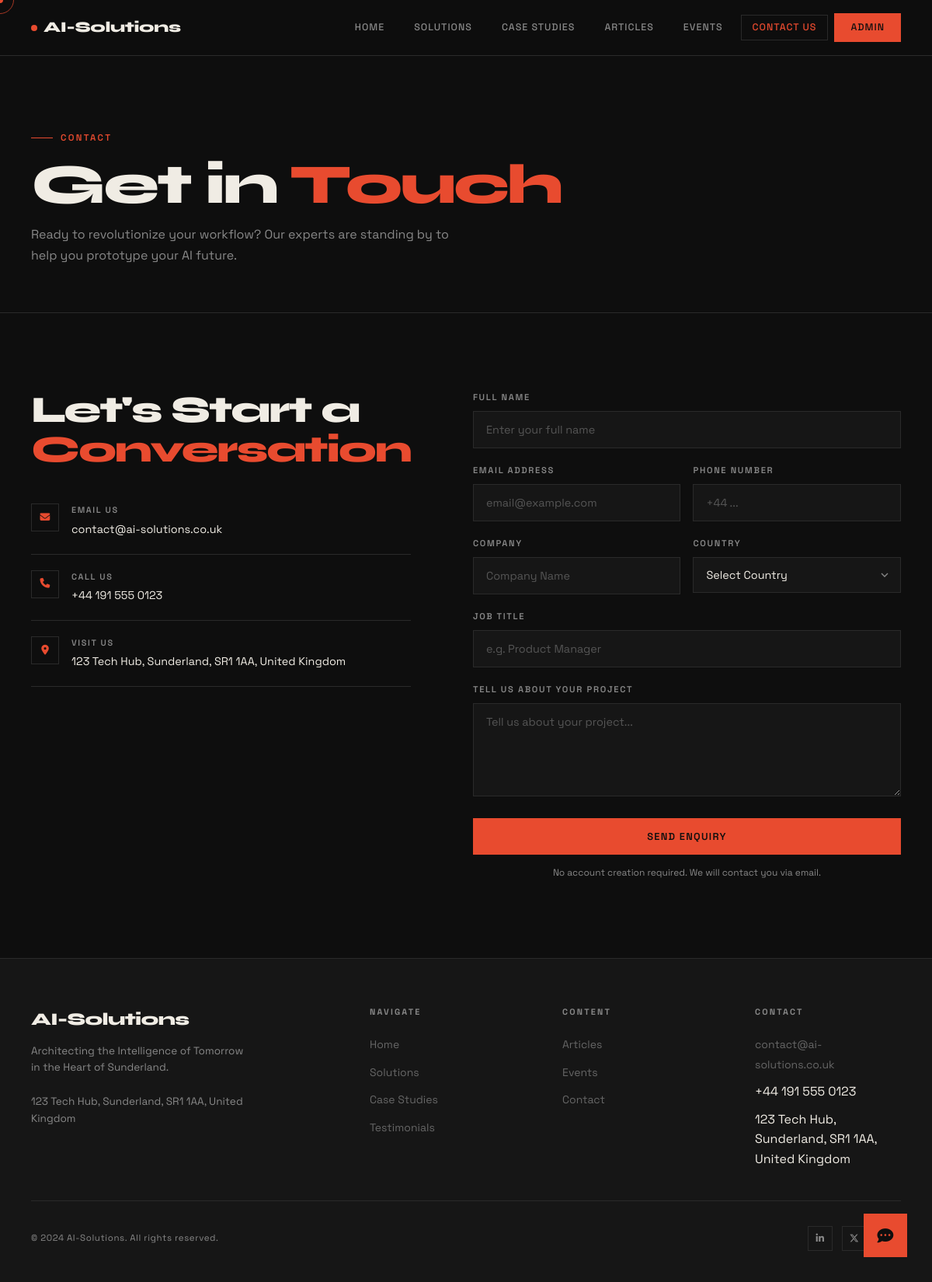
/contact, run on an earlier commit of the app's database.
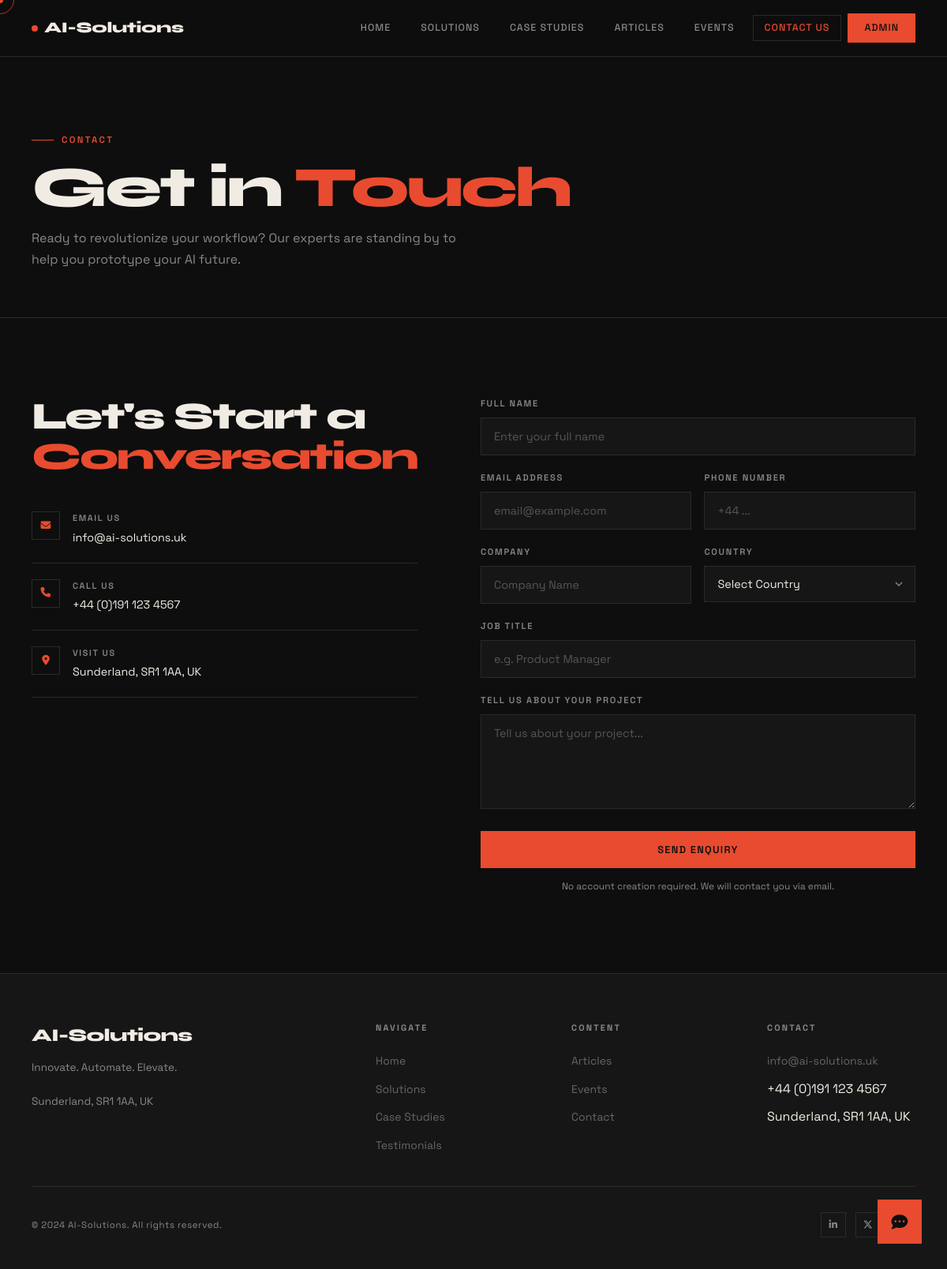
And on a later commit of the database.
### models.py (models this page shows)
class SiteSettings(db.Model):
    __tablename__ = 'site_settings'
    id = db.Column(db.Integer, primary_key=True)
    company_logo = db.Column(db.String(300), nullable=True)
    company_name = db.Column(db.String(200), default='AI-Solutions')
    tagline = db.Column(db.String(500))
    address = db.Column(db.String(300))
    email = db.Column(db.String(120))
    phone = db.Column(db.String(50))
    linkedin_url = db.Column(db.String(300), nullable=True)
    twitter_url = db.Column(db.String(300), nullable=True)
    facebook_url = db.Column(db.String(300), nullable=True)
    instagram_url = db.Column(db.String(300), nullable=True)
    github_url = db.Column(db.String(300), nullable=True)

### app.py (the view, shortened to what this page needs)
@app.route('/contact', methods=['GET', 'POST'])
def contact():
    form = ContactForm()
    site = db.session.get(SiteSettings, 1)
    return render_template('contact.html', form=form, site=site)

### forms.py
class ContactForm(FlaskForm):
    name = StringField('Full Name', validators=[DataRequired(), Length(max=100)])
    email = StringField('Email Address', validators=[DataRequired(), Email()])
    phone = StringField('Phone Number', validators=[Optional(), Length(max=50)])
    company = StringField('Company', validators=[Optional(), Length(max=100)])
    country = SelectField('Country', choices=COUNTRIES, validators=[Optional()])
    job_title = StringField('Job Title', validators=[Optional(), Length(max=100)])
    job_details = TextAreaField('Tell us about your project', validators=[DataRequired()])
    submit = SubmitField('Send Enquiry')

### app.py (called while the page is built)
@app.context_processor
def inject_settings():
    settings = db.session.get(SiteSettings, 1)
    if not settings:
        settings = SiteSettings(id=1, company_name='AI-Solutions')
    return dict(settings=settings)

### templates/contact.html (shortened to what this page needs)
{% extends "base.html" %}
{% block content %}
<div class="page-hero">
  <p class="page-label">Contact</p>
  <h1>Get in <span style="color:var(--acc)">Touch</span></h1>
  <p>Ready to revolutionize your workflow? Our experts are standing by to help you prototype your AI future.</p>
</div>
<div class="section">
  <div class="contact-grid">
    <div class="contact-info">
      <h2>Let's Start a <span style="color:var(--acc)">Conversation</span></h2>
      <div class="contact-detail">
        <div class="contact-detail-icon"><i class="fas fa-envelope"></i></div>
        <div>
          <div class="contact-detail-label">Email Us</div>
          <div class="contact-detail-value">{{ settings.email if settings else 'info@ai-solutions.uk' }}</div>
        </div>
      </div>
      <div class="contact-detail">
        <div class="contact-detail-icon"><i class="fas fa-phone"></i></div>
        <div>
          <div class="contact-detail-label">Call Us</div>
          <div class="contact-detail-value">{{ settings.phone if settings else '+44 (0)191 123 4567' }}</div>
        </div>
      </div>
      <div class="contact-detail">
        <div class="contact-detail-icon"><i class="fas fa-location-dot"></i></div>
        <div>
          <div class="contact-detail-label">Visit Us</div>
          <div class="contact-detail-value">{{ settings.address if settings else 'Sunderland, UK' }}</div>
        </div>
      </div>
    </div>
    <div>
      <form method="POST" action="{{ url_for('contact') }}">
        <div class="form-group">
          {{ form.name.label }}
          {{ form.name(class="form-control", placeholder="Enter your full name") }}
        </div>
        <div class="form-row">
          <div class="form-group">
            {{ form.email.label }}
            {{ form.email(class="form-control", placeholder="email@example.com") }}
          </div>
          <div class="form-group">
            {{ form.phone.label }}
            {{ form.phone(class="form-control", placeholder="+44 ...") }}
          </div>
        </div>
        <div class="form-row">
          <div class="form-group">
            {{ form.company.label }}
            {{ form.company(class="form-control", placeholder="Company Name") }}
          </div>
          <div class="form-group">
            {{ form.country.label }}
            {{ form.country(class="form-control") }}
          </div>
        </div>
        <div class="form-group">
          {{ form.job_title.label }}
          {{ form.job_title(class="form-control", placeholder="e.g. Product Manager") }}
        </div>
        <div class="form-group">
          {{ form.job_details.label }}
          {{ form.job_details(class="form-control", placeholder="Tell us about your project...") }}
        </div>
        <div style="margin-top: 8px;">
          {{ form.submit(class="btn btn-primary", style="width:100%;cursor:pointer;justify-content:center;") }}
          <p style="font-size:0.75rem;color:var(--muted);margin-top:14px;text-align:center;">
            No account creation required. We will contact you via email.
          </p>
        </div>
      </form>
    </div>
  </div>
</div>
{% endblock %}

### templates/base.html (shortened to what this page needs)
<!DOCTYPE html>
<html lang="en">
<head>
  <link rel="stylesheet" href="https://cdnjs.cloudflare.com/ajax/libs/font-awesome/6.5.0/css/all.min.css">
  <link rel="stylesheet" href="{{ url_for('static', filename='css/style.css') }}">
</head>
<body>
<nav class="navbar">
  <a href="{{ url_for('index') }}" class="nav-logo">
    {% if settings and settings.company_logo %}
      <img src="{{ url_for('static', filename=settings.company_logo) }}" alt="{{ settings.company_name }}">
    {% else %}
      <span class="logo-dot"></span>
      <span>{{ settings.company_name if settings else 'AI-Solutions' }}</span>
    {% endif %}
  </a>
  <div class="nav-links" id="nav-links">
    <a href="{{ url_for('index') }}" class="{{ 'active' if request.endpoint == 'index' }}">Home</a>
    <a href="{{ url_for('solutions') }}" class="{{ 'active' if request.endpoint == 'solutions' }}">Solutions</a>
    <a href="{{ url_for('case_studies') }}" class="{{ 'active' if request.endpoint == 'case_studies' }}">Case Studies</a>
    <a href="{{ url_for('articles') }}" class="{{ 'active' if request.endpoint in ['articles','article_detail'] }}">Articles</a>
    <a href="{{ url_for('events') }}" class="{{ 'active' if request.endpoint == 'events' }}">Events</a>
    <a href="{{ url_for('contact') }}" class="{{ 'active' if request.endpoint == 'contact' }}">Contact Us</a>
    <a href="{{ url_for('admin_login') }}" class="nav-cta">Admin</a>
  </div>
</nav>
<div class="page-wrapper">
  {% block content %}{% endblock %}
</div>
<footer class="footer">
  <div class="footer-inner">
    <div class="footer-top">
      <div>
        <div class="footer-brand">{{ settings.company_name if settings else 'AI-Solutions' }}</div>
        <p class="footer-tagline">{{ settings.tagline if settings else 'Innovate. Automate. Elevate.' }}<br><br>{{ settings.address if settings else 'Sunderland, UK' }}</p>
      </div>
      <div>
        <div class="footer-col-title">Navigate</div>
        <ul class="footer-links">
          <li><a href="{{ url_for('index') }}">Home</a></li>
          <li><a href="{{ url_for('solutions') }}">Solutions</a></li>
          <li><a href="{{ url_for('case_studies') }}">Case Studies</a></li>
          <li><a href="{{ url_for('testimonials') }}">Testimonials</a></li>
        </ul>
      </div>
      <div>
        <div class="footer-col-title">Content</div>
        <ul class="footer-links">
          <li><a href="{{ url_for('articles') }}">Articles</a></li>
          <li><a href="{{ url_for('events') }}">Events</a></li>
          <li><a href="{{ url_for('contact') }}">Contact</a></li>
        </ul>
      </div>
      <div>
        <div class="footer-col-title">Contact</div>
        <ul class="footer-links">
          {% if settings and settings.email %}<li><a href="mailto:{{ settings.email }}">{{ settings.email }}</a></li>{% endif %}
          {% if settings and settings.phone %}<li>{{ settings.phone }}</li>{% endif %}
          {% if settings and settings.address %}<li>{{ settings.address }}</li>{% endif %}
        </ul>
      </div>
    </div>
    <div class="footer-bottom">
      <span>&copy; {{ now().year if now is defined else '2024' }} {{ settings.company_name if settings else 'AI-Solutions' }}. All rights reserved.</span>
      <div class="footer-social">
        {% if settings and settings.linkedin_url %}<a href="{{ settings.linkedin_url }}" target="_blank"><i class="fab fa-linkedin-in"></i></a>{% endif %}
        {% if settings and settings.twitter_url %}<a href="{{ settings.twitter_url }}" target="_blank"><i class="fab fa-x-twitter"></i></a>{% endif %}
        {% if settings and settings.github_url %}<a href="{{ settings.github_url }}" target="_blank"></a>{% endif %}
      </div>
    </div>
  </div>
</footer>
<button class="chatbot-btn" id="chatbot-btn" aria-label="Open chat">
  <i class="fas fa-comment-dots"></i>
</button>
</body>
</html>

What changed in the data, as far as the page shows it:
changed SiteSettings "AI-Solutions": email "contact@ai-solutions.co.uk" → "info@ai-solutions.uk"; phone "+44 191 555 0123" → "+44 (0)191 123 4567"; address "123 Tech Hub, Sunderland, SR1 1AA, United Kingdom" → "Sunderland, SR1 1AA, UK"; tagline "Architecting the Intelligence of Tomorrow in the Heart of Sunderland." → "Innovate. Automate. Elevate."
